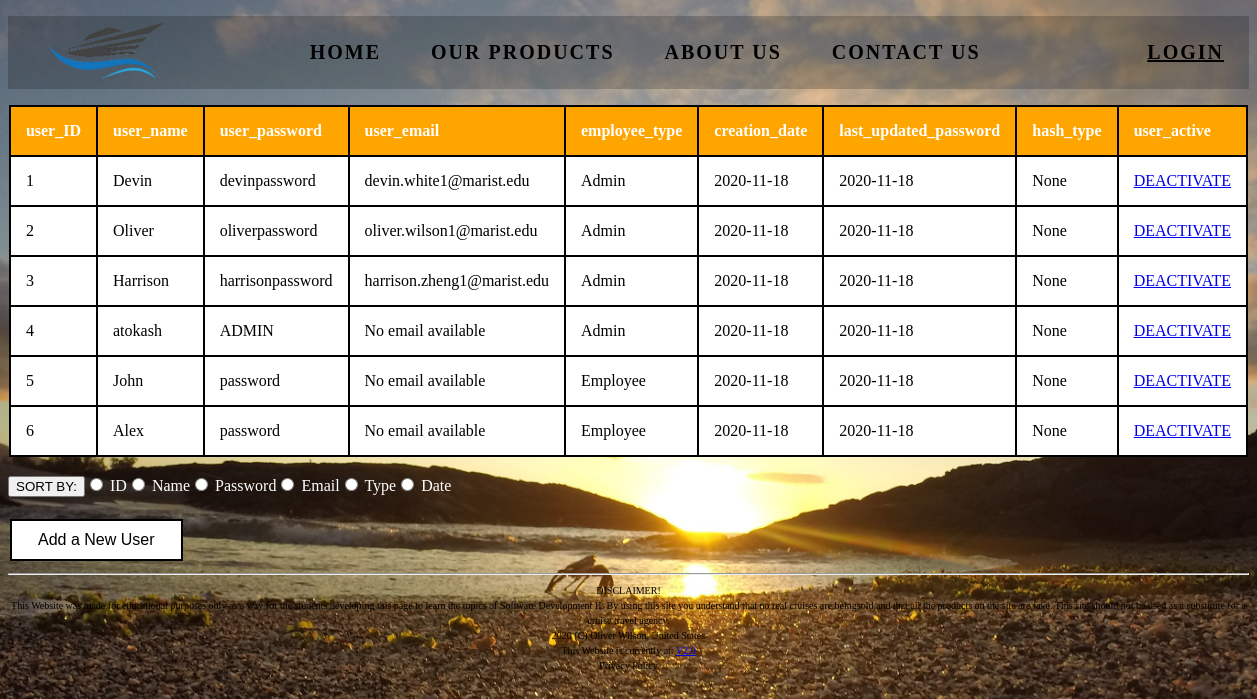
The page /HTML/AdminUserTable.php on the database its author committed.
### tables this page shows
CREATE TABLE T18_Users (
    user_ID INT PRIMARY KEY auto_increment,
    user_name VARCHAR(20) NOT NULL,
    user_password VARCHAR(50) NOT NULL,
    user_email VARCHAR(30) DEFAULT "No email available",
    employee_type ENUM ("Admin", "Employee") NOT NULL,
    creation_date DATE,
    last_updated_password DATE,
    hash_type VARCHAR(20) DEFAULT("None"),
    user_active ENUM("Y", "N") NOT NULL DEFAULT "Y"
);

### HTML/AdminUserTable.php (the view, shortened to what this page needs)
<!DOCTYPE html>
<html lang="en">
<head>
</head>
<body style="background-color: lightgray;">
<?php
	require "SCnavbar.php";
?>
<?php
	require ("connect_db.php");
?>
<?php
	echo "<table border=1>";
		echo "<tr>";
	$table="T18_Users";
	$q="EXPLAIN $table";
	$r=mysqli_query($dbc, $q);
	if (isset($_POST['sort'])) {
		$sort_type=$_POST['sort'];
	}
	else {
		$sort_type="User_ID";
	}
	if ($r) {
		while ($row=mysqli_fetch_array($r, MYSQLI_NUM)) {
			echo "<TH>" . $row[0] . "</TH>";
		}
		echo "</tr>";
	}
	else {
		echo "<p>" . mysqli_error($dbc) . "</p>";
	}
	$q="SELECT * FROM $table
			WHERE user_active='Y'
			ORDER BY $sort_type";
	$r=mysqli_query($dbc, $q);
		echo "<tr>";
	if ($r) {
		while ($row=mysqli_fetch_array($r, MYSQLI_NUM)) {
			for ($x=0; $x < 9; $x++) {
				if ($x == 8) {
					echo "<td> <a href='DeleteUserRow.php?user_ID=" . $row[0] . "'> DEACTIVATE </a> </td>";
					break;
				}
				echo "<td>" . $row[$x] . "</td>";
			}
			echo "</tr>";
		}
	}
	echo "</table>";
	echo "<form style='color: white;' action='AdminUserTable.php' method='POST'>";
		echo "<br> <input type='submit' value='SORT BY:'>";
		echo "<input type='radio' name='sort' value='User_Id'>		  	ID";
		echo "<input type='radio' name='sort' value='User_name'>			Name";
		echo "<input type='radio' name='sort' value='User_Password'>	Password";
		echo "<input type='radio' name='sort' value='User_email'>	  	Email";
		echo "<input type='radio' name='sort' value='employee_type'>	Type";
		echo "<input type='radio' name='sort' value='creation_date'>	Date";
	echo "</form>";
	echo "<br><form action='AddRowUser.php'>";
		echo "<button class='button button1' onclick=> Add a New User </button>";
	echo "</form>";
?>
<hr>
<?php
	include "SCfooter.php";
?>
<br>
</body>
</html>

### HTML/AdminUserTable.php (style rules this page uses)
body { background: url(Crab.jpg) no-repeat; background-size: cover; height: 100vh; background-position: center; }
table, td { margin-right:auto; margin-left: auto; border:2px solid black; border-collapse:collapse; padding: 15px; text-align: left; background-color: white; }
th { margin-right:auto; margin-left: auto; border:2px solid black; border-collapse:collapse; padding: 15px; text-align: left; background-color: orange; color:white; }
.button { border: none; color: white; padding: 10px 26px; text-align: center; text-decoration: none; display: inline-block; font-size: 16px; margin: 4px 2px; transition-duration: 0.4s; cursor: pointer; }
.button1 { background-color: white; color: black; border: 2px solid black; }

### rows shown on the page
t18_users: user_ID "1", user_name "Devin", user_password "devinpassword", user_email "devin.white1@marist.edu", employee_type "Admin", creation_date "2020-11-18", last_updated_password "2020-11-18", hash_type "None"
t18_users: user_ID "2", user_name "Oliver", user_password "oliverpassword", user_email "oliver.wilson1@marist.edu", employee_type "Admin", creation_date "2020-11-18", last_updated_password "2020-11-18", hash_type "None"
t18_users: user_ID "3", user_name "Harrison", user_password "harrisonpassword", user_email "harrison.zheng1@marist.edu", employee_type "Admin", creation_date "2020-11-18", last_updated_password "2020-11-18", hash_type "None"
t18_users: user_ID "4", user_name "atokash", user_password "ADMIN", user_email "No email available", employee_type "Admin", creation_date "2020-11-18", last_updated_password "2020-11-18", hash_type "None"
t18_users: user_ID "5", user_name "John", user_password "password", user_email "No email available", employee_type "Employee", creation_date "2020-11-18", last_updated_password "2020-11-18", hash_type "None"
t18_users: user_ID "6", user_name "Alex", user_password "password", user_email "No email available", employee_type "Employee", creation_date "2020-11-18", last_updated_password "2020-11-18", hash_type "None"

### other values the page prints
$row[0] "user_ID"
$row[0] "user_name"
$row[0] "user_password"
$row[0] "user_email"
$row[0] "employee_type"
$row[0] "creation_date"
$row[0] "last_updated_password"
$row[0] "hash_type"
$row[0] "user_active"
FILE_AUTHOR "Oliver Wilson"
